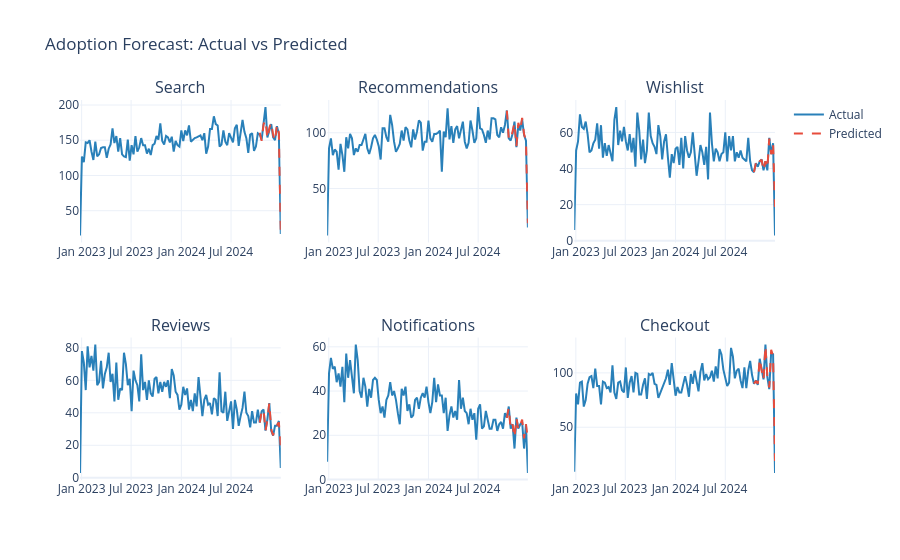

Write notebook code for a chart like this one.
### Code cell
# actual vs predicted: 2×3 subplot grid
fig = make_subplots(rows=2, cols=3, subplot_titles=FEATURES)
for idx, feature in enumerate(FEATURES):
    r, c = idx//3+1, idx%3+1
    fa = derived[derived['feature']==feature].sort_values('week')
    fp = test_data[test_data['feature']==feature]
    fig.add_trace(go.Scatter(x=fa['week'], y=fa['weekly_active_users'],
        mode='lines', name='Actual', line=dict(color='#2980b9'),
        showlegend=(idx==0)), row=r, col=c)
    if len(fp):
        fig.add_trace(go.Scatter(x=fp['week'], y=fp['predicted_wau'],
            mode='lines', name='Predicted', line=dict(color='#e74c3c', dash='dash'),
            showlegend=(idx==0)), row=r, col=c)
fig.update_layout(height=580, title='Adoption Forecast: Actual vs Predicted', template='plotly_white')
fig.show()
